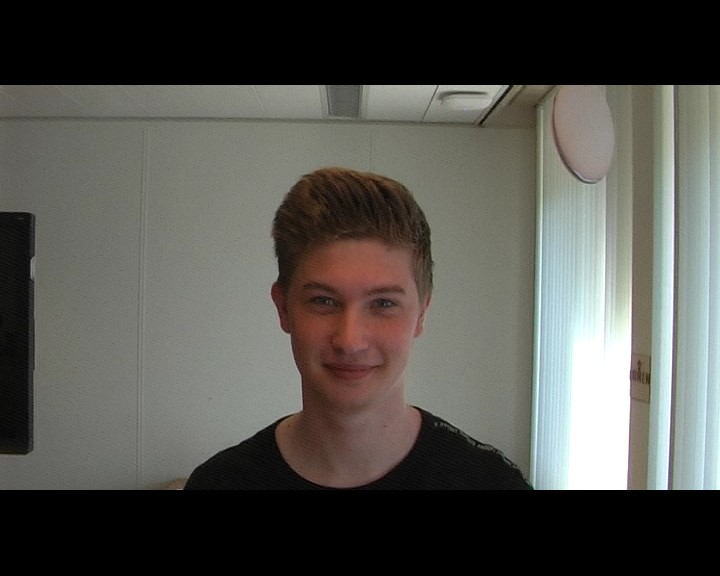
#> input picture Face-recognition-using-deep-learning-master/Wanne2.jpg, 720 x 576 px, given in place of the camera
$ jupyter execute --allow-errors BasicFaceRecognizerUsingWebcam.ipynb   (shell and % lines are left out)   (text cells are left out)
#> lines starting #> are read from the running program, lines starting #| are printed output that depends on the picture; pictures that were not available may be replaced by others from this repository, and a replacement may not be noted
### Face-recognition-using-deep-learning-master/utils.py
import tensorflow as tf
import numpy as np
import os
from numpy import genfromtxt
from keras.layers import Conv2D, ZeroPadding2D, Activation, Input, concatenate
from keras.models import Model
from keras.layers.normalization import BatchNormalization
from keras.layers.pooling import MaxPooling2D, AveragePooling2D


_FLOATX = 'float32'

# [4 lines left out: function variable, not called in this run]

def shape(x):
  return x.get_shape()

def square(x):
  return tf.square(x)

def zeros(shape, dtype=_FLOATX, name=None):
  return variable(np.zeros(shape), dtype, name)

# [4 lines left out: function concatenate, not called in this run]

def LRN2D(x):
  return tf.nn.lrn(x, alpha=1e-4, beta=0.75)

# [24 lines left out: function conv2d_bn, not called in this run]

weights = [
  'conv1', 'bn1', 'conv2', 'bn2', 'conv3', 'bn3',
  'inception_3a_1x1_conv', 'inception_3a_1x1_bn',
  'inception_3a_pool_conv', 'inception_3a_pool_bn',
  'inception_3a_5x5_conv1', 'inception_3a_5x5_conv2', 'inception_3a_5x5_bn1', 'inception_3a_5x5_bn2',
  'inception_3a_3x3_conv1', 'inception_3a_3x3_conv2', 'inception_3a_3x3_bn1', 'inception_3a_3x3_bn2',
  'inception_3b_3x3_conv1', 'inception_3b_3x3_conv2', 'inception_3b_3x3_bn1', 'inception_3b_3x3_bn2',
  'inception_3b_5x5_conv1', 'inception_3b_5x5_conv2', 'inception_3b_5x5_bn1', 'inception_3b_5x5_bn2',
  'inception_3b_pool_conv', 'inception_3b_pool_bn',
  'inception_3b_1x1_conv', 'inception_3b_1x1_bn',
  'inception_3c_3x3_conv1', 'inception_3c_3x3_conv2', 'inception_3c_3x3_bn1', 'inception_3c_3x3_bn2',
  'inception_3c_5x5_conv1', 'inception_3c_5x5_conv2', 'inception_3c_5x5_bn1', 'inception_3c_5x5_bn2',
  'inception_4a_3x3_conv1', 'inception_4a_3x3_conv2', 'inception_4a_3x3_bn1', 'inception_4a_3x3_bn2',
  'inception_4a_5x5_conv1', 'inception_4a_5x5_conv2', 'inception_4a_5x5_bn1', 'inception_4a_5x5_bn2',
  'inception_4a_pool_conv', 'inception_4a_pool_bn',
  'inception_4a_1x1_conv', 'inception_4a_1x1_bn',
  'inception_4e_3x3_conv1', 'inception_4e_3x3_conv2', 'inception_4e_3x3_bn1', 'inception_4e_3x3_bn2',
  'inception_4e_5x5_conv1', 'inception_4e_5x5_conv2', 'inception_4e_5x5_bn1', 'inception_4e_5x5_bn2',
  'inception_5a_3x3_conv1', 'inception_5a_3x3_conv2', 'inception_5a_3x3_bn1', 'inception_5a_3x3_bn2',
  'inception_5a_pool_conv', 'inception_5a_pool_bn',
  'inception_5a_1x1_conv', 'inception_5a_1x1_bn',
  'inception_5b_3x3_conv1', 'inception_5b_3x3_conv2', 'inception_5b_3x3_bn1', 'inception_5b_3x3_bn2',
  'inception_5b_pool_conv', 'inception_5b_pool_bn',
  'inception_5b_1x1_conv', 'inception_5b_1x1_bn',
  'dense_layer'
]

conv_shape = {
  'conv1': [64, 3, 7, 7],
  'conv2': [64, 64, 1, 1],
  'conv3': [192, 64, 3, 3],
  'inception_3a_1x1_conv': [64, 192, 1, 1],
  'inception_3a_pool_conv': [32, 192, 1, 1],
  'inception_3a_5x5_conv1': [16, 192, 1, 1],
  'inception_3a_5x5_conv2': [32, 16, 5, 5],
  'inception_3a_3x3_conv1': [96, 192, 1, 1],
  'inception_3a_3x3_conv2': [128, 96, 3, 3],
  'inception_3b_3x3_conv1': [96, 256, 1, 1],
  'inception_3b_3x3_conv2': [128, 96, 3, 3],
  'inception_3b_5x5_conv1': [32, 256, 1, 1],
  'inception_3b_5x5_conv2': [64, 32, 5, 5],
  'inception_3b_pool_conv': [64, 256, 1, 1],
  'inception_3b_1x1_conv': [64, 256, 1, 1],
  'inception_3c_3x3_conv1': [128, 320, 1, 1],
  'inception_3c_3x3_conv2': [256, 128, 3, 3],
  'inception_3c_5x5_conv1': [32, 320, 1, 1],
  'inception_3c_5x5_conv2': [64, 32, 5, 5],
  'inception_4a_3x3_conv1': [96, 640, 1, 1],
  'inception_4a_3x3_conv2': [192, 96, 3, 3],
  'inception_4a_5x5_conv1': [32, 640, 1, 1,],
  'inception_4a_5x5_conv2': [64, 32, 5, 5],
  'inception_4a_pool_conv': [128, 640, 1, 1],
  'inception_4a_1x1_conv': [256, 640, 1, 1],
  'inception_4e_3x3_conv1': [160, 640, 1, 1],
  'inception_4e_3x3_conv2': [256, 160, 3, 3],
  'inception_4e_5x5_conv1': [64, 640, 1, 1],
  'inception_4e_5x5_conv2': [128, 64, 5, 5],
  'inception_5a_3x3_conv1': [96, 1024, 1, 1],
  'inception_5a_3x3_conv2': [384, 96, 3, 3],
  'inception_5a_pool_conv': [96, 1024, 1, 1],
  'inception_5a_1x1_conv': [256, 1024, 1, 1],
  'inception_5b_3x3_conv1': [96, 736, 1, 1],
  'inception_5b_3x3_conv2': [384, 96, 3, 3],
  'inception_5b_pool_conv': [96, 736, 1, 1],
  'inception_5b_1x1_conv': [256, 736, 1, 1],
}

def load_weights():
  # Set weights path
  dirPath = './weights'
  fileNames = filter(lambda f: not f.startswith('.'), os.listdir(dirPath))
  paths = {}
  weights_dict = {}

  for n in fileNames:
    paths[n.replace('.csv', '')] = dirPath + '/' + n

  for name in weights:
    if 'conv' in name:
      conv_w = genfromtxt(paths[name + '_w'], delimiter=',', dtype=None)
      conv_w = np.reshape(conv_w, conv_shape[name])
      conv_w = np.transpose(conv_w, (2, 3, 1, 0))
      conv_b = genfromtxt(paths[name + '_b'], delimiter=',', dtype=None)
      weights_dict[name] = [conv_w, conv_b]
    elif 'bn' in name:
      bn_w = genfromtxt(paths[name + '_w'], delimiter=',', dtype=None)
      bn_b = genfromtxt(paths[name + '_b'], delimiter=',', dtype=None)
      bn_m = genfromtxt(paths[name + '_m'], delimiter=',', dtype=None)
      bn_v = genfromtxt(paths[name + '_v'], delimiter=',', dtype=None)
      weights_dict[name] = [bn_w, bn_b, bn_m, bn_v]
    elif 'dense' in name:
      dense_w = genfromtxt(dirPath+'/dense_w.csv', delimiter=',', dtype=None)
      dense_w = np.reshape(dense_w, (128, 736))
      dense_w = np.transpose(dense_w, (1, 0))
      dense_b = genfromtxt(dirPath+'/dense_b.csv', delimiter=',', dtype=None)
      weights_dict[name] = [dense_w, dense_b]

  return weights_dict

### Face-recognition-using-deep-learning-master/BasicFaceRecognizerUsingWebcam.ipynb
[cell 1]
from keras.models import Sequential
from keras.layers import Conv2D, ZeroPadding2D, Activation, Input, concatenate
from keras.models import Model
from keras.layers.normalization import BatchNormalization
from keras.layers.pooling import MaxPooling2D, AveragePooling2D
from keras.layers.merge import Concatenate
from keras.layers.core import Lambda, Flatten, Dense
from keras.engine.topology import Layer
from keras import backend as K
import cv2
import os
import numpy as np
from numpy import genfromtxt
import pandas as pd
import tensorflow as tf
from utils import LRN2D
import utils

#> (a cell that did not finish here is left out)

[cell 3]
# Load weights from csv files (which was exported from Openface torch model)
weights = utils.weights
#> (the rest of this cell did not finish here and is left out)

[cell 4]
# [8 lines left out: function image_to_embedding, not called in this run]

[cell 5]
# [25 lines left out: function recognize_face, not called in this run]

[cell 6]
import glob

def create_input_image_embeddings():
    input_embeddings = {}

    for file in glob.glob("images/*"):
        person_name = os.path.splitext(os.path.basename(file))[0]
        image_file = cv2.imread(file, 1)
        input_embeddings[person_name] = image_to_embedding(image_file, model)

    return input_embeddings

# [47 lines left out: function recognize_faces_in_cam, not called in this run]

[cell 7]
cam = cv2.VideoCapture(0)

face_detector = cv2.CascadeClassifier('haarcascade_frontalface_default.xml')

count = 0
while(True):
    ret, img = cam.read()
#> img is the input picture: shape (576, 720, 3); mean B, G, R 79.2, 84.3, 85
    #gray = cv2.cvtColor(img, cv2.COLOR_BGR2GRAY)
    faces = face_detector.detectMultiScale(img, 1.3, 5)
#> faces = [[272, 241, 164, 164]]
    for (x,y,w,h) in faces:
        x1 = x
        y1 = y
        x2 = x+w
        y2 = y+h
        cv2.rectangle(img, (x1,y1), (x2,y2), (255,255,255), 2)
        count += 1
        # Save the captured image into the datasets folder
        cv2.imwrite("images/User_" + str(count) + ".jpg", img[y1:y2,x1:x2])
        cv2.imshow('image', img)
#> this loop made 1 pass
#> (x, y, w, h, x1, y1, x2, y2) on pass 1: (272, 241, 164, 164, 272, 241, 436, 405)
#> pass 1, `cv2.imwrite("images/User_" + str(count) + ".jpg", img[y1:y2,x1:x2])`:
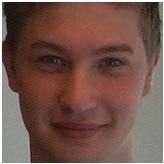
#> saved as User_1.jpg: shape (164, 164, 3); mean B, G, R 75.9, 84.7, 115.3
#> pass 1, `cv2.imshow('image', img)`:
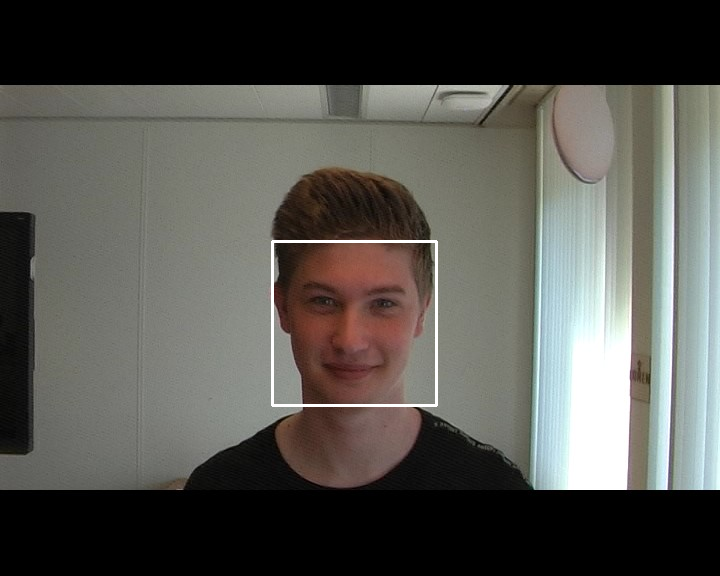
#> window 'image': shape (576, 720, 3); mean B, G, R 79.9, 85, 85.7
#> after the loop, count = 1
    k = cv2.waitKey(200) & 0xff # Press 'ESC' for exiting video
#> (key Esc is pressed here)
    if k == 27:
        break
    elif count >= 10: # Take 30 face sample and stop video
         break
cam.release()
cv2.destroyAllWindows()

#> (a cell that did not finish here is left out)

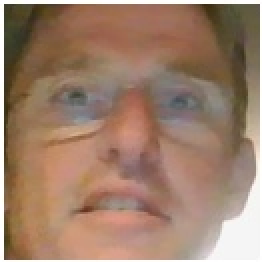
#> input picture Face-recognition-using-deep-learning-master/images/Dirk.jpg, 131 x 131 px (shown 2 times larger)
#> in create_input_image_embeddings, image_file is the input picture: shape (131, 131, 3); mean B, G, R 107, 127.2, 157.9
